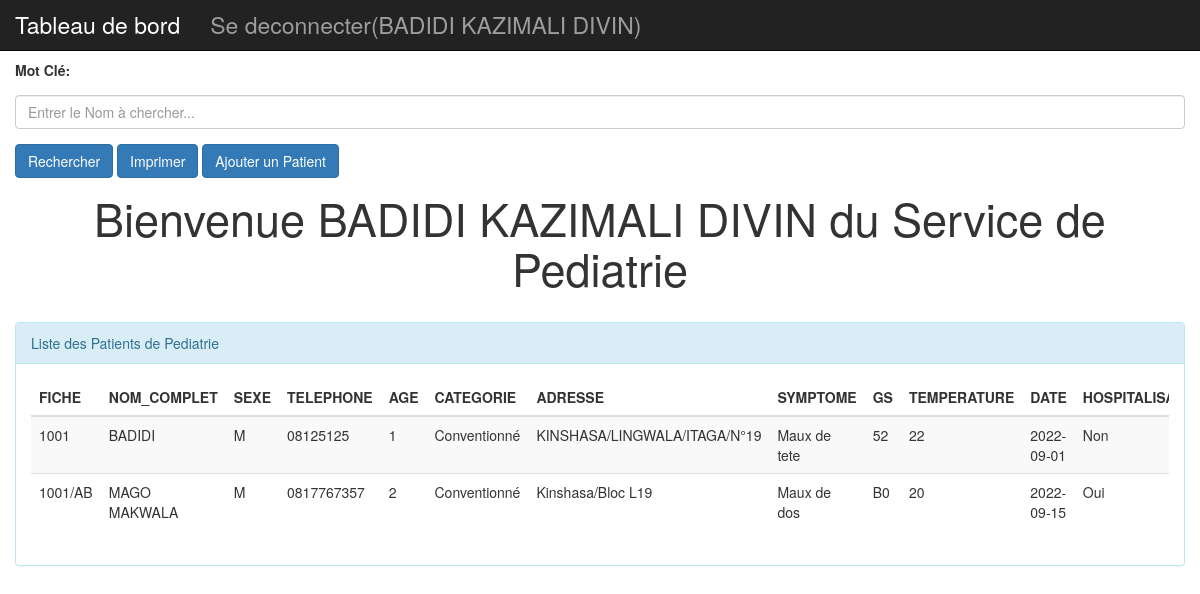
The app's page /view/profile.php (signed in) with its own data.
### tables this page shows
CREATE TABLE `patients` (
  `Num_fiche` varchar(10) NOT NULL,
  `Nom_Complet` varchar(255) NOT NULL,
  `sexe` varchar(1) NOT NULL,
  `telephone` varchar(15) NOT NULL,
  `age` varchar(1) NOT NULL,
  `categorie` varchar(255) NOT NULL,
  `adresse_complete` varchar(255) NOT NULL,
  `Etat_civil` varchar(25) NOT NULL,
  `Symptome` varchar(25) NOT NULL,
  `Service_consulte` varchar(25) NOT NULL,
  `Tension` varchar(25) NOT NULL,
  `Groupe_sanguin` varchar(25) NOT NULL,
  `Temperature` varchar(25) NOT NULL,
  `date_consultation` varchar(255) NOT NULL,
  `Hospitaliation` varchar(15) NOT NULL,
  `Rapport` varchar(500) NOT NULL
);

### model/selection_pediatrie.php (called while the page is built)
<?php
 		$mc="";
			if(isset($_GET['motcle'])){
				$mc=$_GET['motcle'];
				$req="SELECT * FROM patients WHERE Nom_complet  LIKE '%$mc%' AND Service_consulte='pediatrie'";
			}
			else
			{
				$req="SELECT * FROM patients WHERE Service_consulte='pediatrie' ";
			}
			$ps=$pdo->prepare($req);
			$ps->execute();

### view/profile.php (the view, shortened to what this page needs)
<?php
	if ($_SESSION['service']=='Pediatrie') {
?>
<!DOCTYPE html>
<html>
<head>
	<link rel="stylesheet" type="text/css" href="../includes/css/bootstrap.css">
</head>
	<body>
		<div class="navbar navbar-inverse navbar-fixed-top">
			<ul class="nav navbar-nav">
				<li class="nav-item">
					<a class="nav-link" style="font-size: 23px" href="profile.php">Tableau de bord</a>
				</li>
				<li class="nav-item">
					<a class="nav-link" style="font-size: 23px" href="logout.php">Se deconnecter(<?php
						echo $_SESSION['nom_complet'];
					?>) </a>
				</li>
			</ul>
		</div>
	<?php
	    require_once("../bdd/connexionBDD.php");
		require_once('../model/selection_pediatrie.php');
	?>
		<div class="col-md-12 col-xd-12 space">
			<form method="get" action="">
				<div class="form-group">
					<label for="motcle" class="control-label">
						<p>Mot Clé:</p>
					</label>
				<div class="form-group">
					<input type="text" class="form-control" name="motcle" value="<?php echo ($mc) ?>" placeholder="Entrer le Nom à chercher...">
				</div>
				<div class="form-group">
					<button type="submit" class="btn btn-primary">Rechercher</button>
					<a href="imprimer-pediatrie.php" class="btn btn-primary">Imprimer</a>
					<a href="ajout-Patient.php" class="btn btn-primary">Ajouter un Patient</a>
				</div>
				</div>
			</form>
		</div>
		<div align="center" style="	padding-top: 150px;">
			<h1 style="font-size: 45px;">
				Bienvenue <?php echo $_SESSION['nom_complet']; ?> du Service de <?php echo $_SESSION['service']; ?>
			</h1>
		</div>
			<div class="col-md-12 col-xs-12 spacer">
				<div class="panel panel-info spacer">
					<div class="panel-heading">
						Liste des Patients de <?php echo $_SESSION['service']; ?>
					</div>
					<div class="panel-body">
						<div class="table-responsive table--no-card m-b-30">
							<table class="table table-striped">
								<thead>
									<tr>
										<th>FICHE</th><th>NOM_COMPLET</th><th>SEXE</th><th>TELEPHONE</th><th>AGE</th><th>CATEGORIE</th><th>ADRESSE</th><th>SYMPTOME</th><th>GS</th><th>TEMPERATURE</th><th>DATE</th><th>HOSPITALISATION</th><th>RAPPORT</th>
									</tr>
								</thead>
								<tbody>
									<?php while ($et=$ps->fetch()){?>
									<tr>
									<td><?php  echo($et['Num_fiche'])?></td>
									<td><?php  echo($et['Nom_Complet'])?></td>
									<td><?php  echo($et['sexe'])?></td>
									<td><?php  echo($et['telephone'])?></td>
									<td><?php  echo($et['age'])?></td>
									<td><?php  echo($et['categorie'])?></td>
									<td><?php  echo($et['adresse_complete'])?></td>
									<td><?php  echo($et['Symptome'])?></td>
									<td><?php  echo($et['Groupe_sanguin'])?></td>
									<td><?php  echo($et['Temperature'])?></td>
									<td><?php  echo($et['date_consultation'])?></td>
									<td><?php  echo($et['Hospitaliation'])?></td>
												</tr>
										<?php } ?>
								</tbody>
							</table>
						</div>
					</div>
				</div>
			</div>
	</body>
</html>
<?php
	}else if($_SESSION['service']=='chirurgie'){
		header("location:profile-chirurgie.php");
	}else if($_SESSION['service']=="Secretariat"){
		header("location:profile-secretaire.php");
	}else if($_SESSION['service']=="Medecin-directeur"){
		header("location:profile-medecin-directeur.php");
	}else if($_SESSION['service']=="directeur-general"){
		header("location:profile-dg.php");
	}
  ?>

### view/profile.php (style rules this page uses)
.spacer { margin-top: 10px; }
.space { margin-top: 60px; }

### records on screen
patients: Num_fiche "1001", Nom_Complet "BADIDI", sexe "M", telephone "08125125", age "1", categorie "Conventionné", adresse_complete "KINSHASA/LINGWALA/ITAGA/N°19", Symptome "Maux de tete", Groupe_sanguin "52", Temperature "22", date_consultation "2022-09-01", Hospitaliation "Non"
patients: Num_fiche "1001/AB", Nom_Complet "MAGO MAKWALA", sexe "M", telephone "0817767357", age "2", categorie "Conventionné", adresse_complete "Kinshasa/Bloc L19", Symptome "Maux de dos", Groupe_sanguin "B0", Temperature "20", date_consultation "2022-09-15", Hospitaliation "Oui"

### other values on screen
$_SESSION['nom_complet'] "BADIDI KAZIMALI DIVIN"
$_SESSION['service'] "Pediatrie"
